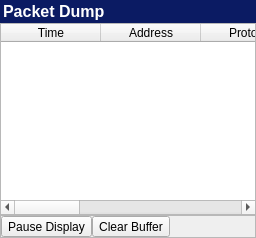
      <widget class="QWidget" name="pagePacketDump">
       <layout class="QGridLayout" name="gridLayout_162">
        <property name="margin">
         <number>0</number>
        </property>
        <property name="spacing">
         <number>0</number>
        </property>
        <item row="0" column="0">
         <widget class="QFrame" name="framePacketDumpHeader">
          <property name="minimumSize">
           <size>
            <width>0</width>
            <height>23</height>
           </size>
          </property>
          <property name="styleSheet">
           <string notr="true">background-color: rgb(11, 27, 99);</string>
          </property>
          <property name="frameShape">
           <enum>QFrame::NoFrame</enum>
          </property>
          <property name="frameShadow">
           <enum>QFrame::Raised</enum>
          </property>
          <layout class="QGridLayout" name="gridLayout_157">
           <property name="margin">
            <number>0</number>
           </property>
           <property name="spacing">
            <number>0</number>
           </property>
           <item row="0" column="0">
            <widget class="QLabel" name="labelPacketDumpHeader">
             <property name="styleSheet">
              <string notr="true">color: rgb(255, 255, 255);</string>
             </property>
             <property name="text">
              <string>&lt;!DOCTYPE HTML PUBLIC &quot;-//W3C//DTD HTML 4.0//EN&quot; &quot;http://www.w3.org/TR/REC-html40/strict.dtd&quot;&gt;
&lt;html&gt;&lt;head&gt;&lt;meta name=&quot;qrichtext&quot; content=&quot;1&quot; /&gt;&lt;style type=&quot;text/css&quot;&gt;
p, li { white-space: pre-wrap; }
&lt;/style&gt;&lt;/head&gt;&lt;body style=&quot; font-family:'MS Shell Dlg 2'; font-size:8.25pt; font-weight:400; font-style:normal;&quot;&gt;
&lt;p style=&quot; margin-top:0px; margin-bottom:0px; margin-left:0px; margin-right:0px; -qt-block-indent:0; text-indent:0px;&quot;&gt;&lt;img src=&quot;:/Icons/FileType/Resource/24x24 File Type/Desktop graphite.png&quot; /&gt;&lt;span style=&quot; font-size:8pt;&quot;&gt; &lt;/span&gt;&lt;span style=&quot; font-size:12pt; font-weight:600;&quot;&gt;Packet Dump&lt;/span&gt;&lt;/p&gt;&lt;/body&gt;&lt;/html&gt;</string>
             </property>
             <property name="alignment">
              <set>Qt::AlignLeading|Qt::AlignLeft|Qt::AlignVCenter</set>
             </property>
            </widget>
           </item>
          </layout>
         </widget>
        </item>
        <item row="1" column="0">
         <widget class="QTableWidget" name="tableWidgetPacketDump">
          <property name="sizePolicy">
           <sizepolicy hsizetype="Expanding" vsizetype="MinimumExpanding">
            <horstretch>0</horstretch>
            <verstretch>0</verstretch>
           </sizepolicy>
          </property>
          <column>
           <property name="text">
            <string>Time</string>
           </property>
          </column>
          <column>
           <property name="text">
            <string>Address</string>
           </property>
          </column>
          <column>
           <property name="text">
            <string>Protocol</string>
           </property>
          </column>
          <column>
           <property name="text">
            <string>Type</string>
           </property>
          </column>
          <column>
           <property name="text">
            <string>TTL/Hops</string>
           </property>
          </column>
          <column>
           <property name="text">
            <string>Hex</string>
           </property>
          </column>
          <column>
           <property name="text">
            <string>ASCII</string>
           </property>
          </column>
         </widget>
        </item>
        <item row="2" column="0">
         <widget class="QFrame" name="frameToolbarPacketDump">
          <property name="frameShape">
           <enum>QFrame::StyledPanel</enum>
          </property>
          <property name="frameShadow">
           <enum>QFrame::Raised</enum>
          </property>
          <layout class="QGridLayout" name="gridLayout_161">
           <property name="margin">
            <number>0</number>
           </property>
           <property name="spacing">
            <number>0</number>
           </property>
           <item row="0" column="0">
            <layout class="QGridLayout" name="gridLayout_178">
             <item row="0" column="0">
              <widget class="QToolButton" name="toolButtonPacketDumpPause">
               <property name="text">
                <string>Pause Display</string>
               </property>
               <property name="icon">
                <iconset>
                 <normaloff>:/Icons/Resource/Pause Queue.png</normaloff>:/Icons/Resource/Pause Queue.png</iconset>
               </property>
               <property name="toolButtonStyle">
                <enum>Qt::ToolButtonTextBesideIcon</enum>
               </property>
              </widget>
             </item>
             <item row="0" column="1">
              <widget class="QToolButton" name="toolButtonClearPacketDumpBuffer">
               <property name="text">
                <string>Clear Buffer</string>
               </property>
               <property name="icon">
                <iconset>
                 <normaloff>:/Icons/Resource/Broom.png</normaloff>:/Icons/Resource/Broom.png</iconset>
               </property>
               <property name="toolButtonStyle">
                <enum>Qt::ToolButtonTextBesideIcon</enum>
               </property>
              </widget>
             </item>
             <item row="0" column="2">
              <spacer name="horizontalSpacer_49">
               <property name="orientation">
                <enum>Qt::Horizontal</enum>
               </property>
               <property name="sizeHint" stdset="0">
                <size>
                 <width>40</width>
                 <height>20</height>
                </size>
               </property>
              </spacer>
             </item>
            </layout>
           </item>
          </layout>
         </widget>
        </item>
       </layout>
      </widget>
